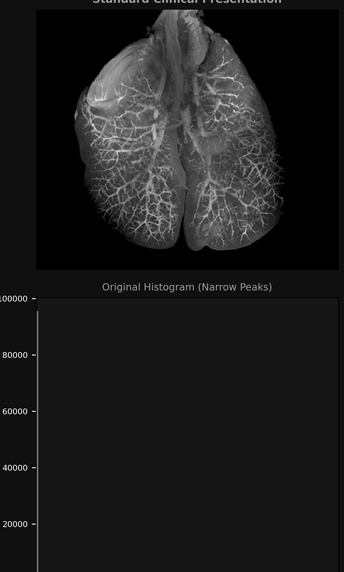
#> input picture Experiment_05/Inputs/images/Lung-HR-contrast.png, 344 x 572 px, shrunk from 1240 x 2060 before the run, found by its file name
$ python example_02_ghe_vs_clahe.py
#> lines starting #> are read from the running program, lines starting #| are printed output that depends on the picture
"""
Experiment 02 - Example 2: Global Equalization vs CLAHE Benchmarking
Course: Medical Image Processing (B.Sc. Biomedical Engineering)
Faculty: Engr. Rana Talha Khalid | Department of Biomedical Engineering, Riphah International University
"""

import os
import cv2
import numpy as np
import matplotlib.pyplot as plt

def get_metrics(im):
    h, _ = np.histogram(im.flatten(), 256, [0, 256])
    p = h / float(im.size)
    p_nz = p[p > 0]
    ent = -np.sum(p_nz * np.log2(p_nz))
    std = float(im.std())
    min_val, max_val = float(im.min()), float(im.max())
    mc = (max_val - min_val) / (max_val + min_val) if (max_val + min_val) > 0 else 0.0
    return ent, std, mc

def main():
    print("=" * 70)
    print("EXAMPLE 2: GLOBAL HE VS CLAHE BENCHMARKING")
    print("=" * 70)

    possible_paths = [
        os.path.join(os.path.dirname(__file__), '..', 'Inputs', 'images', 'Lung-HR-contrast.png'),
        os.path.join(os.path.dirname(__file__), '..', '..', '..', 'images', 'Lung-HR-contrast.png'),
        'images/Lung-HR-contrast.png'
    ]
    img_path = next((p for p in possible_paths if os.path.exists(p)), None)
    if not img_path:
        raise FileNotFoundError("Could not locate Lung-HR-contrast.png")

    img = cv2.imread(img_path, cv2.IMREAD_GRAYSCALE)
#> img is the input picture: shape (572, 344); min 0, max 244, mean 29

    # 1. Global Histogram Equalization (GHE)
    ghe_img = cv2.equalizeHist(img)
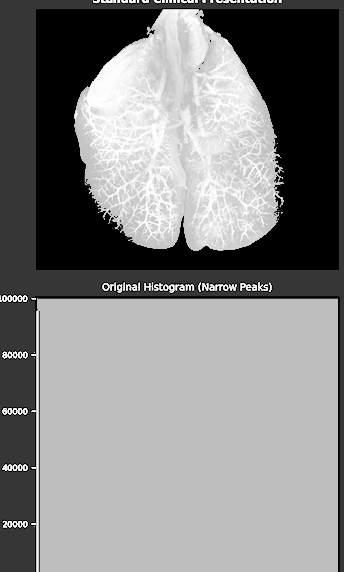
#> ghe_img: shape (572, 344); min 0, max 255, mean 132.2

    # 2. Contrast-Limited Adaptive Histogram Equalization (CLAHE)
    clahe_20 = cv2.createCLAHE(clipLimit=2.0, tileGridSize=(8, 8)).apply(img)
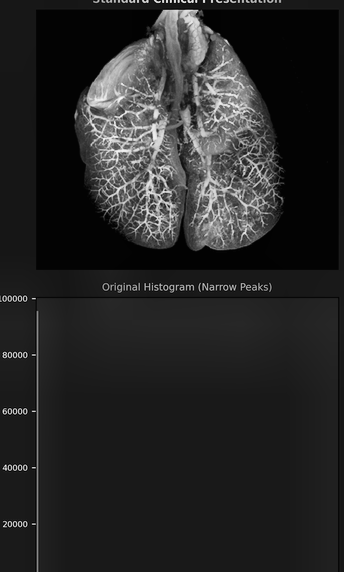
#> clahe_20: shape (572, 344); min 1, max 251, mean 38.8
    clahe_40 = cv2.createCLAHE(clipLimit=4.0, tileGridSize=(8, 8)).apply(img)
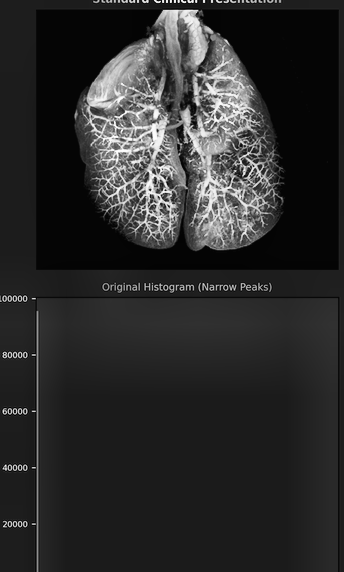
#> clahe_40: shape (572, 344); min 2, max 254, mean 44.1

    methods = [
        ("Original Scan", img),
        ("Global HE (GHE)", ghe_img),
        ("CLAHE (Clip=2.0)", clahe_20),
        ("CLAHE (Clip=4.0)", clahe_40)
    ]

    print(f"{'Method':<24} | {'Entropy (bits)':<14} | {'Std Dev':<10} | {'Michelson':<10}")
    print("-" * 65)
    for name, im in methods:
        e, s, m = get_metrics(im)
        print(f"{name:<24} | {e:<14.4f} | {s:<10.2f} | {m:<10.4f}")
#> this loop made 4 passes
#> (name, ent in get_metrics, std in get_metrics, min_val in get_metrics, max_val in get_metrics, mc in get_metrics, e, s) on passes 1 to 4: ('Original Scan', 3.6, 32.79, 0, 244, 1, 3.6, 32.79), ('Global HE (GHE)', 3.35, 89.5, 0, 255, 1, 3.35, 89.5), ('CLAHE (Clip=2.0)', 5.11, 43.33, 1, 251, 0.992, 5.11, 43.33), ('CLAHE (Clip=4.0)', 5.25, 48.75, 2, 254, 0.984, 5.25, 48.75)
#| Original Scan            | 3.5970         | 32.79      | 1.0000
#| Global HE (GHE)          | 3.3549         | 89.50      | 1.0000
#| CLAHE (Clip=2.0)         | 5.1112         | 43.33      | 0.9921
#| CLAHE (Clip=4.0)         | 5.2549         | 48.75      | 0.9844

    print(">>> Decision: CLAHE (Clip=2.0) is OPTIMAL (Entropy improved with controlled background noise).")

    # 3. Visualization
    out_dir = os.path.join(os.path.dirname(__file__), '..', 'Outputs', 'Python')
    fig_dir = os.path.join(os.path.dirname(__file__), '..', 'Figures')
    os.makedirs(out_dir, exist_ok=True)
    os.makedirs(fig_dir, exist_ok=True)

    fig, axes = plt.subplots(2, 4, figsize=(18, 9), facecolor='#0f172a')

    for idx, (name, im) in enumerate(methods):
        e, s, m = get_metrics(im)

        # Row 1: Image
        axes[0, idx].imshow(im, cmap='gray')
        axes[0, idx].set_title(f"{name}\nH={e:.2f} | Std={s:.1f}", color='white', fontweight='bold', fontsize=11)
        axes[0, idx].axis('off')

        # Row 2: Histogram
        h, _ = np.histogram(im.flatten(), 256, [0, 256])
        axes[1, idx].bar(range(256), h, color='#38bdf8', width=1.0, edgecolor='none')
        axes[1, idx].set_facecolor('#1e293b')
        axes[1, idx].set_title(f"Histogram ({name})", color='white', fontsize=10)
        axes[1, idx].set_xlabel("Intensity", color='#94a3b8', fontsize=9)
        axes[1, idx].tick_params(colors='#94a3b8', labelsize=8)
        axes[1, idx].set_xlim([0, 255])

    plt.suptitle("Example 2: Global HE vs Contextual CLAHE Contrast Benchmarking", color='#38bdf8', fontsize=14, fontweight='bold')
    plt.tight_layout()

    out_file1 = os.path.join(out_dir, 'example_02_ghe_vs_clahe_python.png')
    out_file2 = os.path.join(fig_dir, 'example_02_ghe_vs_clahe_python.png')
    plt.savefig(out_file1, dpi=200, facecolor=fig.get_facecolor())
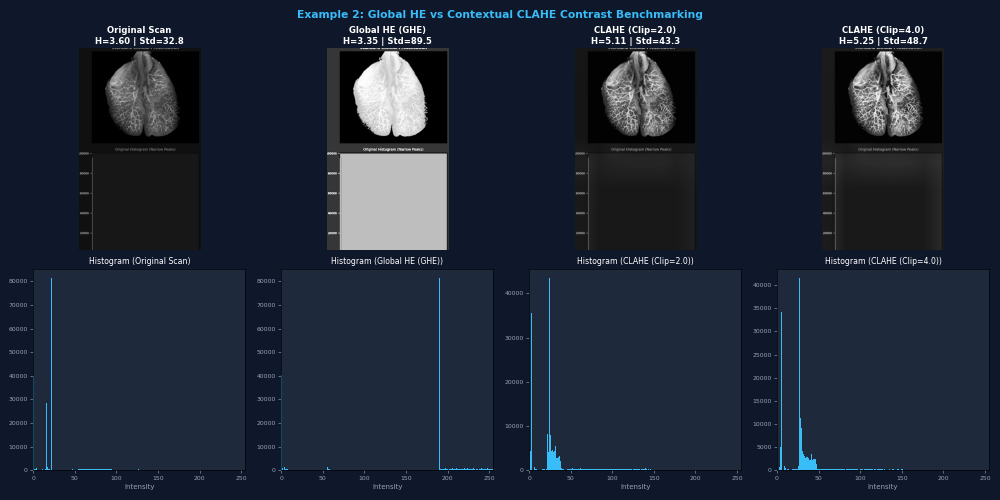
#> figure drawn by matplotlib, 8 panels; panel 5: tallest bar 81188 high, from x = 21.5 to 22.5; panel 6: tallest bar 81188 high, from x = 189.5 to 190.5; panel 7: tallest bar 43371 high, from x = 24.5 to 25.5; panel 8: tallest bar 41460 high, from x = 26.5 to 27.5
    plt.savefig(out_file2, dpi=200, facecolor=fig.get_facecolor())
    plt.close()
    print(f"[SAVED] Saved plot to {out_file1} and {out_file2}")

if __name__ == '__main__':
    main()

$ run again, with Experiment_05/Inputs/images/MRI.jpg saved as Experiment_05/Inputs/images/Lung-HR-contrast.png
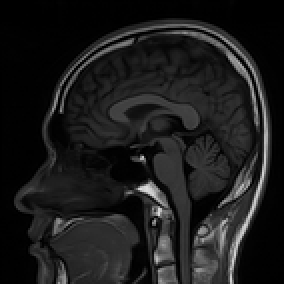
#> input picture Experiment_05/Inputs/images/MRI.jpg, 142 x 142 px, shrunk from 512 x 512 before the run, found by its file name (shown 2 times larger)
#> in main, img is the input picture: shape (142, 142); min 0, max 224, mean 27.9
#> in main, `ghe_img = cv2.equalizeHist(img)`:
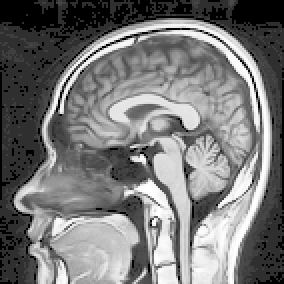
#> ghe_img: shape (142, 142) (shown 2 times larger); min 0, max 255, mean 119.8
#> in main, `clahe_40 = cv2.createCLAHE(clipLimit=4.0, tileGridSize=(8, 8)).apply(i..`:
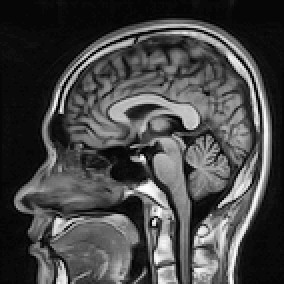
#> clahe_40: shape (142, 142) (shown 2 times larger); min 2, max 254, mean 71
#> the loop in main, `for name, im in methods:` made 4 passes
#> (name, ent in get_metrics, std in get_metrics, min_val in get_metrics, max_val in get_metrics, mc in get_metrics, e, s) on passes 1 to 4: ('Original Scan', 5.81, 33.21, 0, 224, 1, 5.81, 33.21), ('Global HE (GHE)', 5.62, 75.34, 0, 255, 1, 5.62, 75.34), ('CLAHE (Clip=2.0)', 6.61, 51.77, 2, 255, 0.984, 6.61, 51.77), ('CLAHE (Clip=4.0)', 6.95, 62.81, 2, 254, 0.984, 6.95, 62.81)
#> (printed output is left out)
#> the loop in main, `for idx, (name, im) in enumerate(methods):` made 4 passes
